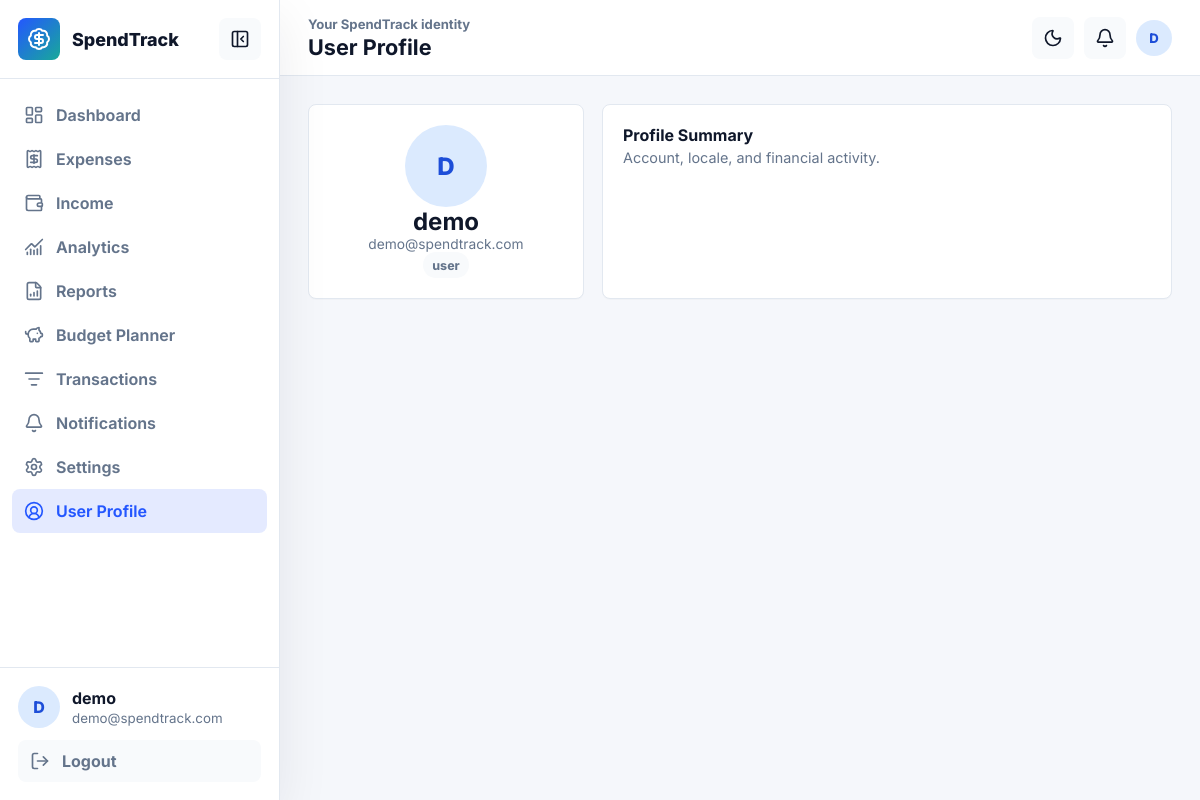
Page /pages/profile.php (signed in) on the committed database.
### tables this page shows
CREATE TABLE IF NOT EXISTS user (
    user_id INT UNSIGNED AUTO_INCREMENT PRIMARY KEY,
    email VARCHAR(191) NOT NULL UNIQUE,
    password VARCHAR(255) NOT NULL,
    role ENUM('user', 'admin') NOT NULL DEFAULT 'user',
    display_name VARCHAR(120) NULL,
    currency CHAR(3) NOT NULL DEFAULT 'USD',
    locale VARCHAR(12) NOT NULL DEFAULT 'en-US',
    timezone VARCHAR(64) NOT NULL DEFAULT 'UTC',
    email_verified_at TIMESTAMP NULL,
    remember_token VARCHAR(100) NULL,
    created_at TIMESTAMP NOT NULL DEFAULT CURRENT_TIMESTAMP
);

### backend/security.php (called while the page is built, shortened)
<?php
function current_user(PDO $pdo): ?array
{
    $stmt = $pdo->prepare('SELECT user_id, email, role, display_name, currency, locale, timezone, email_verified_at FROM user WHERE user_id = :user_id LIMIT 1');
    $stmt->execute([':user_id' => (int) $_SESSION['user_id']]);
    $user = $stmt->fetch(PDO::FETCH_ASSOC);
    return $user ?: null;
}

### pages/profile.php (the view, shortened to what this page needs)
<?php
require_once __DIR__ . '/_layout.php';
$user = require_page_auth($pdo);
?>
<div class="grid cols-3">
    <section class="card">
        <div style="text-align:center">
            <span class="avatar" style="margin:0 auto;width:82px;height:82px;font-size:1.5rem"><?= htmlspecialchars(user_initials($user['email'])) ?></span>
            <h2><?= htmlspecialchars($user['display_name'] ?? explode('@', $user['email'])[0]) ?></h2>
            <p class="metric-note"><?= htmlspecialchars($user['email']) ?></p>
            <span class="tag"><?= htmlspecialchars($user['role'] ?? 'user') ?></span>
        </div>
    </section>
    <section class="card span-2">
        <div class="section-head"><div><h2>Profile Summary</h2><p>Account, locale, and financial activity.</p></div></div>
    </section>
</div>
<?php render_layout('User Profile', 'profile', ob_get_clean(), $user, ['subtitle' => 'Your SpendTrack identity']); ?>

### pages/_layout.php (shortened to what this page needs)
<?php
require_once __DIR__ . '/../backend/conn.php';
require_once __DIR__ . '/../backend/security.php';
function require_page_auth(PDO $pdo): array
{
    $user = current_user($pdo);
    return $user;
}
function user_initials(string $email): string
{
    $name = explode('@', $email)[0] ?: 'User';
    $parts = preg_split('/[^a-z0-9]+/i', $name) ?: [];
    $initials = '';
    foreach ($parts as $part) {
        if ($part !== '') {
            $initials .= strtoupper($part[0]);
        }
    }
    return $initials ?: strtoupper(substr($email, 0, 2));
}
function nav_items(): array
{
    return [
        ['key' => 'dashboard', 'label' => 'Dashboard', 'href' => 'dashboard.php', 'icon' => 'layout-dashboard'],
        ['key' => 'expenses', 'label' => 'Expenses', 'href' => 'expenses.php', 'icon' => 'receipt'],
        ['key' => 'income', 'label' => 'Income', 'href' => 'income.php', 'icon' => 'wallet'],
        ['key' => 'analytics', 'label' => 'Analytics', 'href' => 'analytics.php', 'icon' => 'chart-no-axes-combined'],
        ['key' => 'reports', 'label' => 'Reports', 'href' => 'reports.php', 'icon' => 'file-bar-chart'],
        ['key' => 'budget', 'label' => 'Budget Planner', 'href' => 'budget.php', 'icon' => 'piggy-bank'],
        ['key' => 'transactions', 'label' => 'Transactions', 'href' => 'transactions.php', 'icon' => 'list-filter'],
        ['key' => 'notifications', 'label' => 'Notifications', 'href' => 'notifications.php', 'icon' => 'bell'],
        ['key' => 'settings', 'label' => 'Settings', 'href' => 'settings.php', 'icon' => 'settings'],
        ['key' => 'profile', 'label' => 'User Profile', 'href' => 'profile.php', 'icon' => 'circle-user-round'],
    ];
}
function render_layout(string $title, string $active, string $content, array $user, array $options = []): void
{
    $email = htmlspecialchars($user['email'], ENT_QUOTES, 'UTF-8');
    $displayName = htmlspecialchars($user['display_name'] ?? explode('@', $user['email'])[0], ENT_QUOTES, 'UTF-8');
    $initials = htmlspecialchars(user_initials($user['email']), ENT_QUOTES, 'UTF-8');
    $subtitle = htmlspecialchars($options['subtitle'] ?? 'Global financial command center', ENT_QUOTES, 'UTF-8');
    ?>
<!DOCTYPE html>
<html lang="en" data-theme="light">
<head>
    <link rel="stylesheet" href="../assets/css/main.css">
    <link rel="stylesheet" href="../assets/css/app.css">
</head>
<body>
    <div class="app-shell">
        <aside class="app-sidebar" id="appSidebar" aria-label="Primary navigation">
            <div class="sidebar-brand">
                <a href="dashboard.php" class="brand-lockup" aria-label="SpendTrack dashboard">
                    <span class="brand-mark"><i data-lucide="badge-dollar-sign"></i></span>
                    <span class="brand-text">SpendTrack</span>
                </a>
                <button class="icon-button desktop-only" type="button" data-sidebar-collapse aria-label="Collapse sidebar">
                    <i data-lucide="panel-left-close"></i>
                </button>
            </div>
            <nav class="sidebar-menu">
                <?php foreach (nav_items() as $item): ?>
                    <a class="sidebar-link <?= $active === $item['key'] ? 'active' : '' ?>" href="<?= $item['href'] ?>" data-nav="<?= $item['key'] ?>">
                        <i data-lucide="<?= $item['icon'] ?>"></i>
                        <span><?= $item['label'] ?></span>
                    </a>
                <?php endforeach; ?>
            </nav>
            <div class="sidebar-user">
                <a href="profile.php" class="user-chip">
                    <span class="avatar"><?= $initials ?></span>
                    <span class="user-meta">
                        <strong><?= $displayName ?></strong>
                        <small><?= $email ?></small>
                    </span>
                </a>
                <button class="logout-button" type="button" data-logout>
                    <i data-lucide="log-out"></i>
                    <span>Logout</span>
                </button>
            </div>
        </aside>
        <main class="app-main">
            <header class="app-topbar">
                <div class="topbar-title">
                    <div>
                        <p><?= $subtitle ?></p>
                        <h1><?= htmlspecialchars($title, ENT_QUOTES, 'UTF-8') ?></h1>
                    </div>
                </div>
                <div class="topbar-actions">
                    <button class="icon-button" type="button" data-theme-toggle aria-label="Toggle dark mode">
                        <i data-lucide="moon"></i>
                    </button>
                    <a class="icon-button" href="notifications.php" aria-label="Notifications">
                        <i data-lucide="bell"></i>
                    </a>
                    <a class="topbar-profile" href="profile.php">
                        <span class="avatar small"><?= $initials ?></span>
                    </a>
                </div>
            </header>
            <section class="page-content">
                <?= $content ?>
            </section>
        </main>
    </div>
</body>
</html>
    <?php
}

### assets/css/main.css (style rules this page uses)
:root { --primary: #4F46E5; --primary-dark: #4338ca; --secondary: #3B82F6; --accent: #8B5CF6; --bg-light: #F8FAFC; --bg-white: #ffffff; --text-main: #0f172a; --text-muted: #64748b; --border: #e2e8f0; --shadow-sm: 0 1px 2px 0 rgb(0 0 0 / 0.05); --shadow-md: 0 4px 6px -1px rgb(0 0 0 / 0.1), 0 2px 4px -2px rgb(0 0 0 / 0.1); --shadow-lg: 0 10px 15px -3px rgb(0 0 0 / 0.1), 0 4px 6px -4px rgb(0 0 0 / 0.1); --radius: 12px; --transition: all 0.3s ease; --error: #ef4444; --success: #22c55e; --accent: #8B5CF6; --bg-light: #F8FAFC; --bg-white: #ffffff; --text-main: #0f172a; --text-muted: #64748b; --border: #e2e8f0; --radius: 12px; --transition: all 0.3s ease; --success: #22c55e; --warning: #f59e0b; --danger: #ef4444; --sidebar-width: 260px; }
* { margin: 0; padding: 0; box-sizing: border-box; }

### rows in the picture
user: email "D", displayName "demo", email "demo@spendtrack.com", display_name+email "demo", role "user"

### other values in the picture
$item['label'] "Dashboard"
$item['label'] "Expenses"
$item['label'] "Income"
$item['label'] "Analytics"
$item['label'] "Reports"
$item['label'] "Budget Planner"
$item['label'] "Transactions"
$item['label'] "Notifications"
$item['label'] "Settings"
$item['label'] "User Profile"
$subtitle "Your SpendTrack identity"
$title "User Profile"
